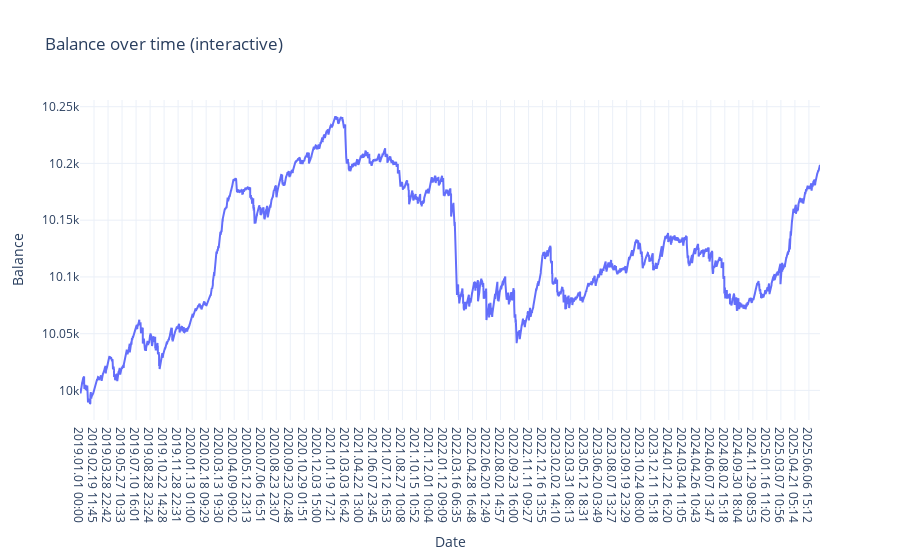

Notebook source saved alongside this figure:
### Code cell
dft = pd.read_csv('/home/edocame/Desktop/bollingerBands/DATA/eurchf_1440_01.csv',
                  sep='\t', encoding='utf-16')

dft.set_index('<DATE>', inplace=True)


import plotly.graph_objects as go

fig = go.Figure()
fig.add_trace(go.Scatter(x=dft.index, y=dft['<BALANCE>'], mode='lines', name='Balance'))
fig.update_layout(title='Balance over time (interactive)', xaxis_title='Date', yaxis_title='Balance', template='plotly_white')
fig.show()

### Figure 1 — Plotly figure (JSON) as saved in the notebook; plotly's stock layout.template omitted (floating-point values rounded to 4 significant figures; data arrays with more than 128 entries replaced by an {"elided": "..."} marker saying what was removed)
{"data": [{"mode": "lines", "name": "Balance", "type": "scatter", "x": {"elided": "14673 str values"}, "y": {"elided": "14673 float values"}}], "layout": {"title": {"text": "Balance over time (interactive)"}, "xaxis": {"title": {"text": "Date"}}, "yaxis": {"title": {"text": "Balance"}}}}
